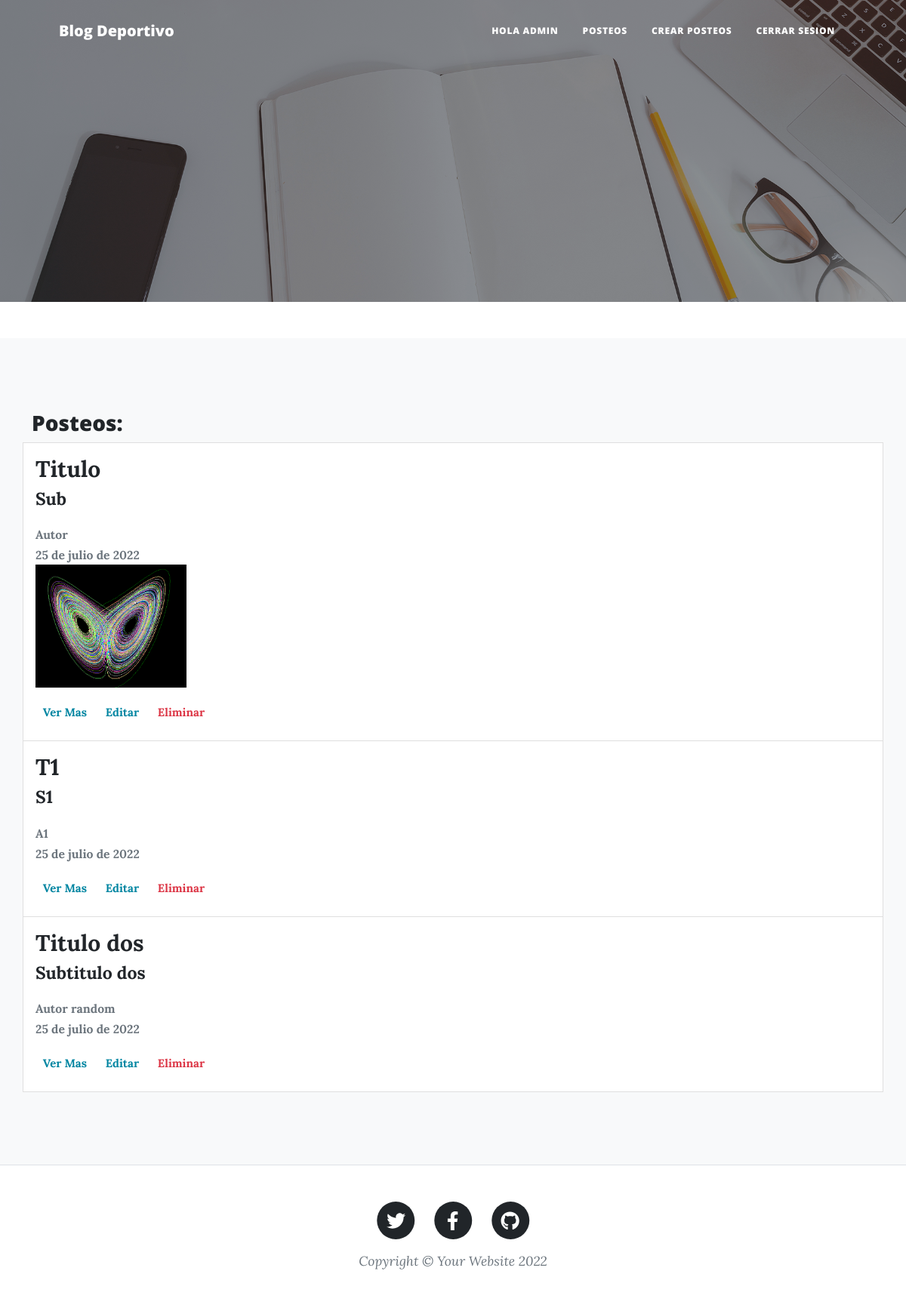
The app's page /coderapp/posteos (signed in), older data.
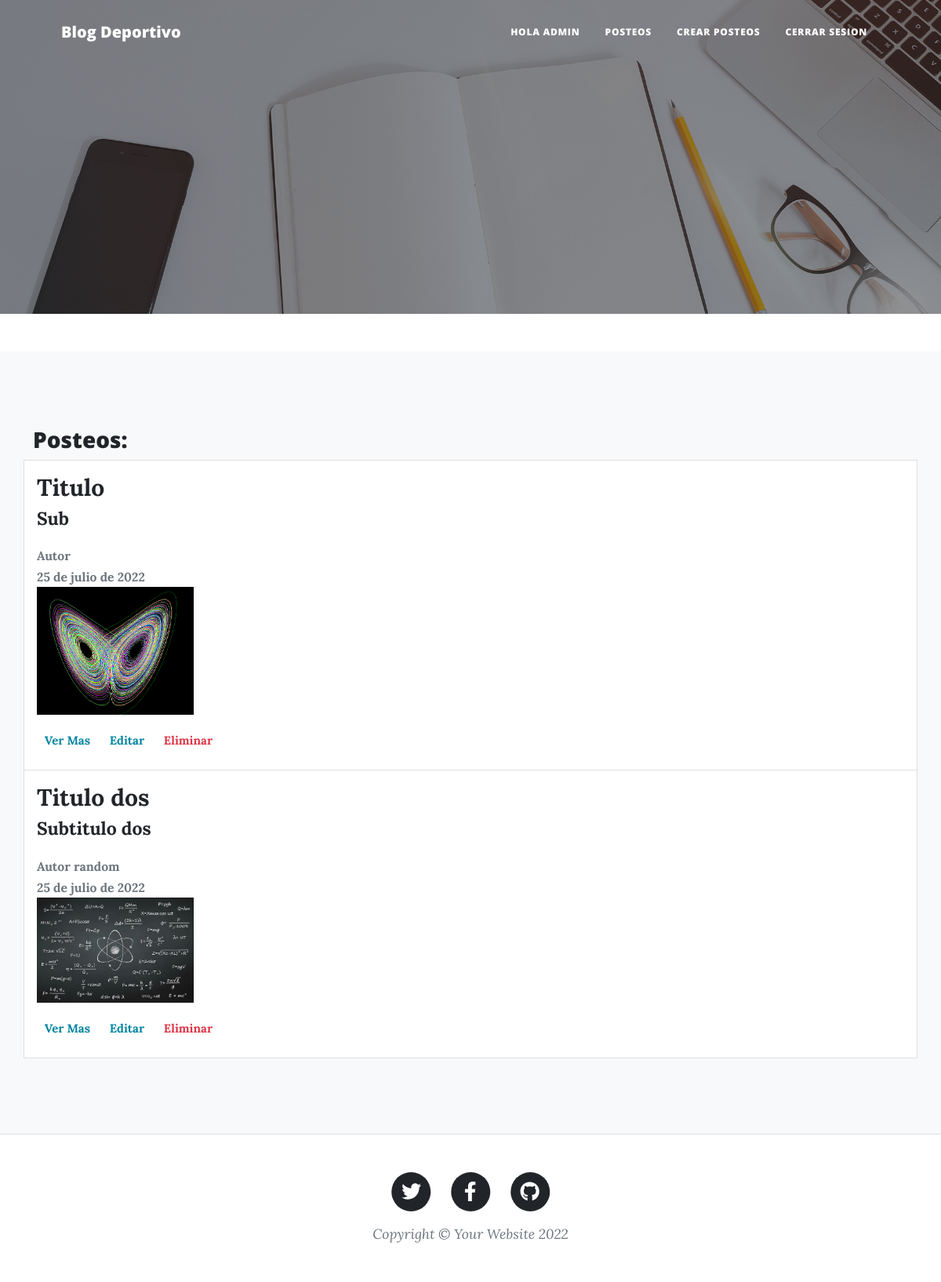
The same page, newer data.
### ProyectoCoderApp/models.py (models this page shows)
class Posteo(models.Model):
    titulo = models.CharField(max_length=30)
    subtitulo = models.CharField(max_length=50, null=True)
    autor = models.CharField(max_length=30, null=True)
    cuerpo = RichTextField()
    fecha = models.DateField()
    imagen = models.ImageField(upload_to='media/', blank=True, null=True)

### ProyectoCoderApp/views.py (the view, shortened to what this page needs)
# urls.py: path('posteos', posteos, name="posteos"),
@login_required
def posteos(request):
    posteos = Posteo.objects.all()
    return render(request, "ProyectoCoderApp/posteos.html", {"posteos": posteos})

### ProyectoCoderApp/templates/ProyectoCoderApp/posteos.html (shortened to what this page needs)
{% extends 'ProyectoCoderApp/base.html' %}
{% load static %}
{% block b2 %}
<section class="bg-light py-5">
    <section class="bg-light py-5">
        <div class="container px-6">
            <div class="row gx-5justify-content-center">
            <h3>Posteos:</h3>
                {% for post in posteos %}
                <label class="list-group-item d-flex gap-3">
                <span class="pt-1 form-checked-content">
                    <dl>
                        <dt><strong style="font-size: 150%">{{post.titulo}}</strong></dt>
                        <dt><strong style="font-size: 115%">{{post.subtitulo}}</strong></dt>
                    </dl>
                    <dl style="font-size: 90%">
                        <dt><small class="text-muted">{{post.autor}}</small></dt>
                        <dt><small class="text-muted">{{post.fecha}}</small></dt>
                        {% if post.imagen.url != 0 %}
                        <a><img width="200px" class="img-fluid" src="{{post.imagen.url}}" alt="..." /></a>
                        {% endif %}
                    </dl>
                    <dl>
                        <dt>
                            <a href="{% url 'posteo_detail' post.id %}" class="text-primary badge badge-primary text-decoration-none">Ver Mas</a>
                            <a href="{% url 'posteo_update' post.id %}" class="text-primary badge badge-primary text-decoration-none">  Editar</a>
                            <a href="{% url 'posteo_delete' post.id %}" class="text-danger badge badge-danger text-decoration-none">  Eliminar</a>
                        </dt>
                    </dl>
                </span>
                </label>
                {% endfor %}
            </div>
        </div>
    </section>
</section>
{% endblock %}

Row changes from the older to the newer data that the page shows:
removed Posteo: titulo "T1", subtitulo "S1", autor "A1", fecha "25 de julio de 2022"
changed Posteo "Titulo dos": imagen empty → "media/Captura.PNG" (drawn); imagen: picture added
